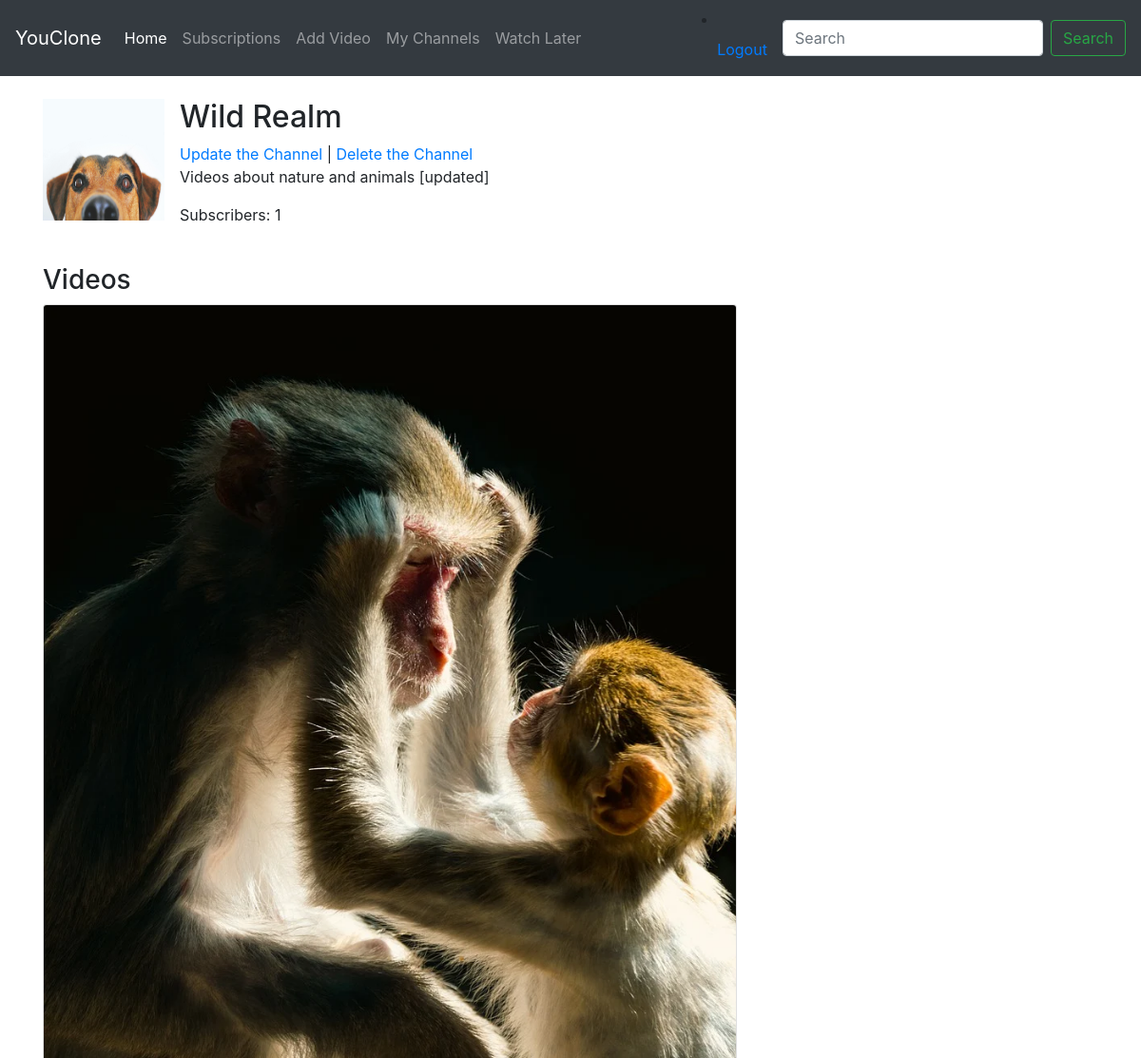
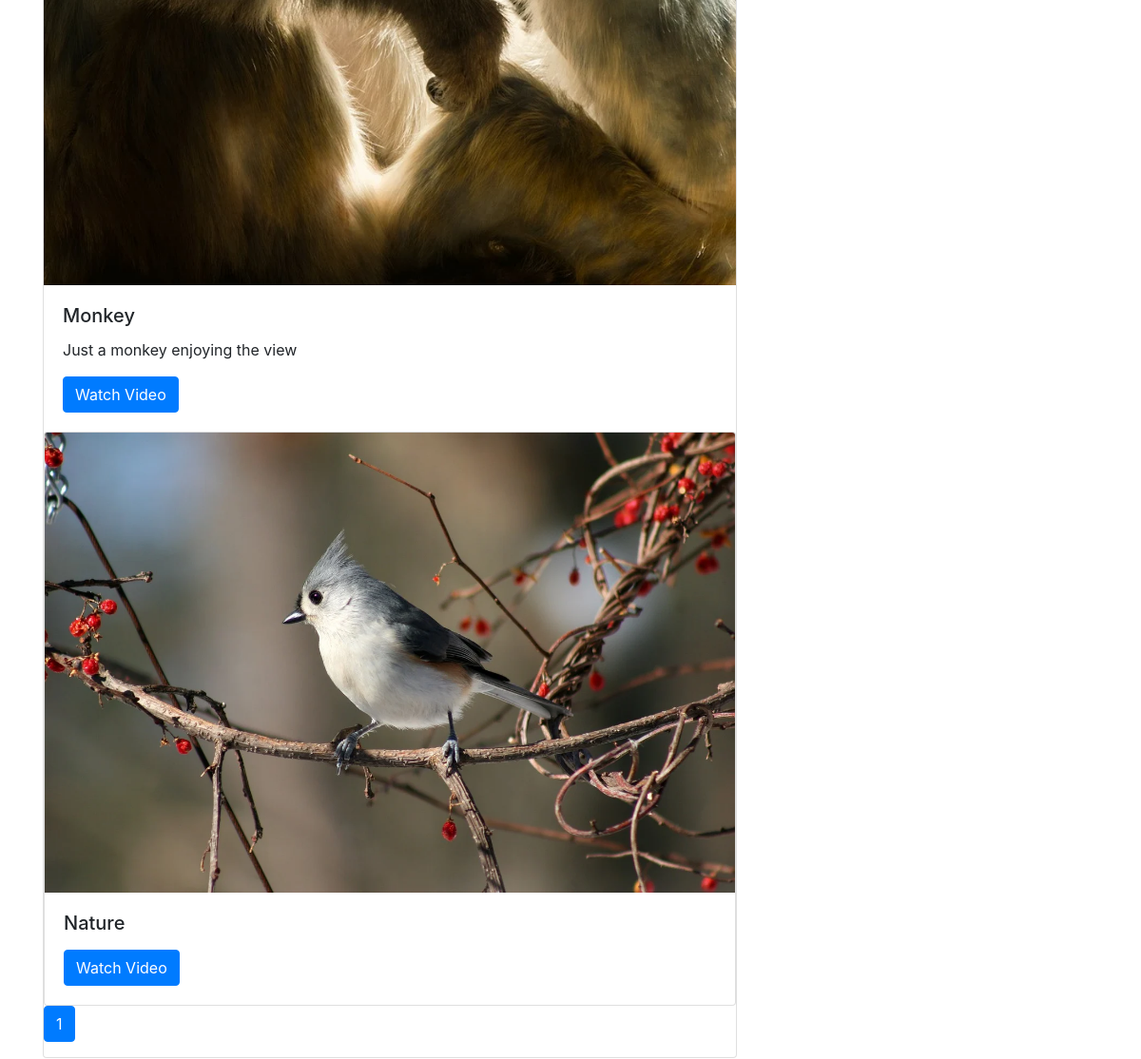
Page /channel/4/creator (signed in) on the earlier database version (2 pictures, top to bottom).
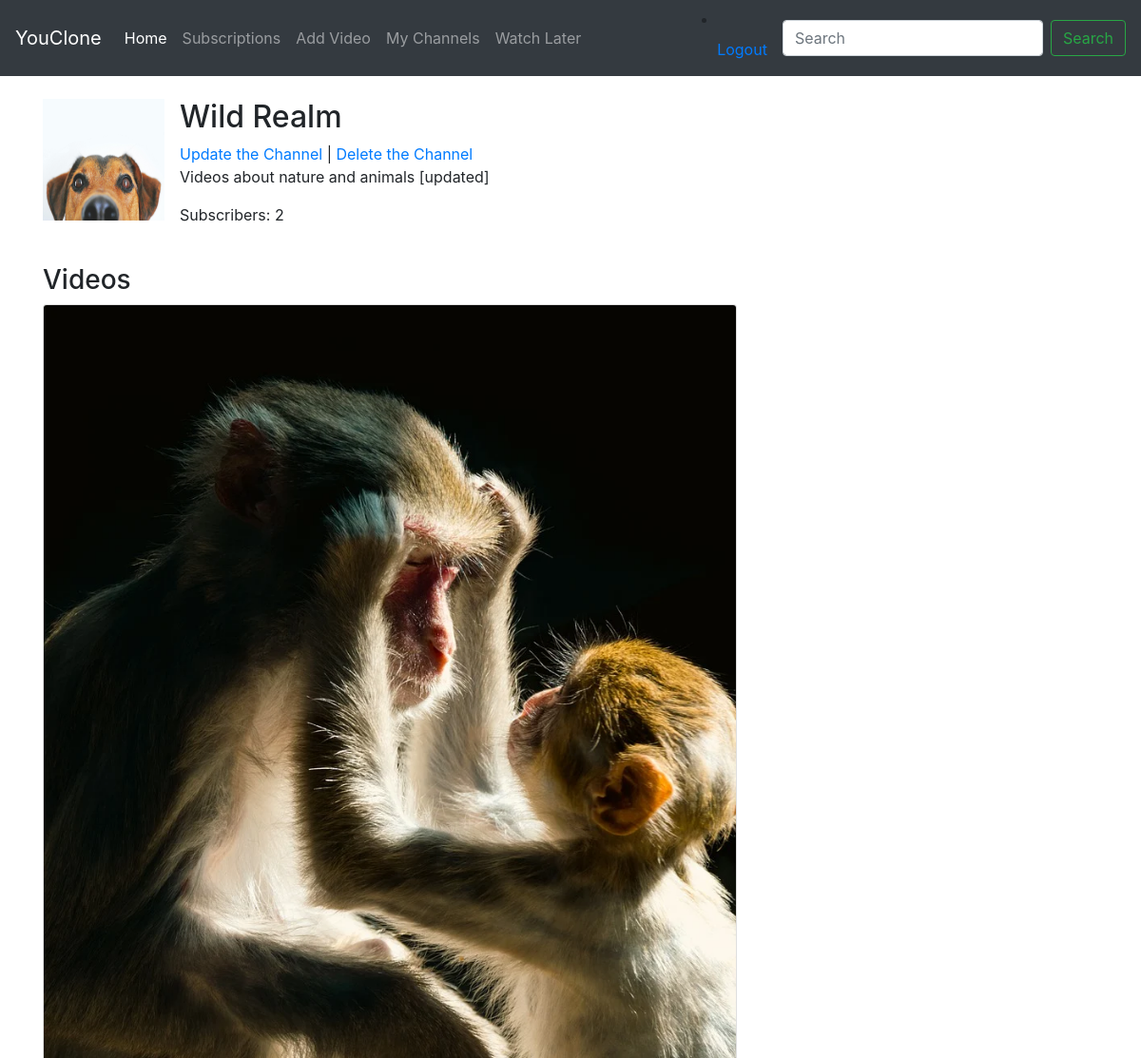
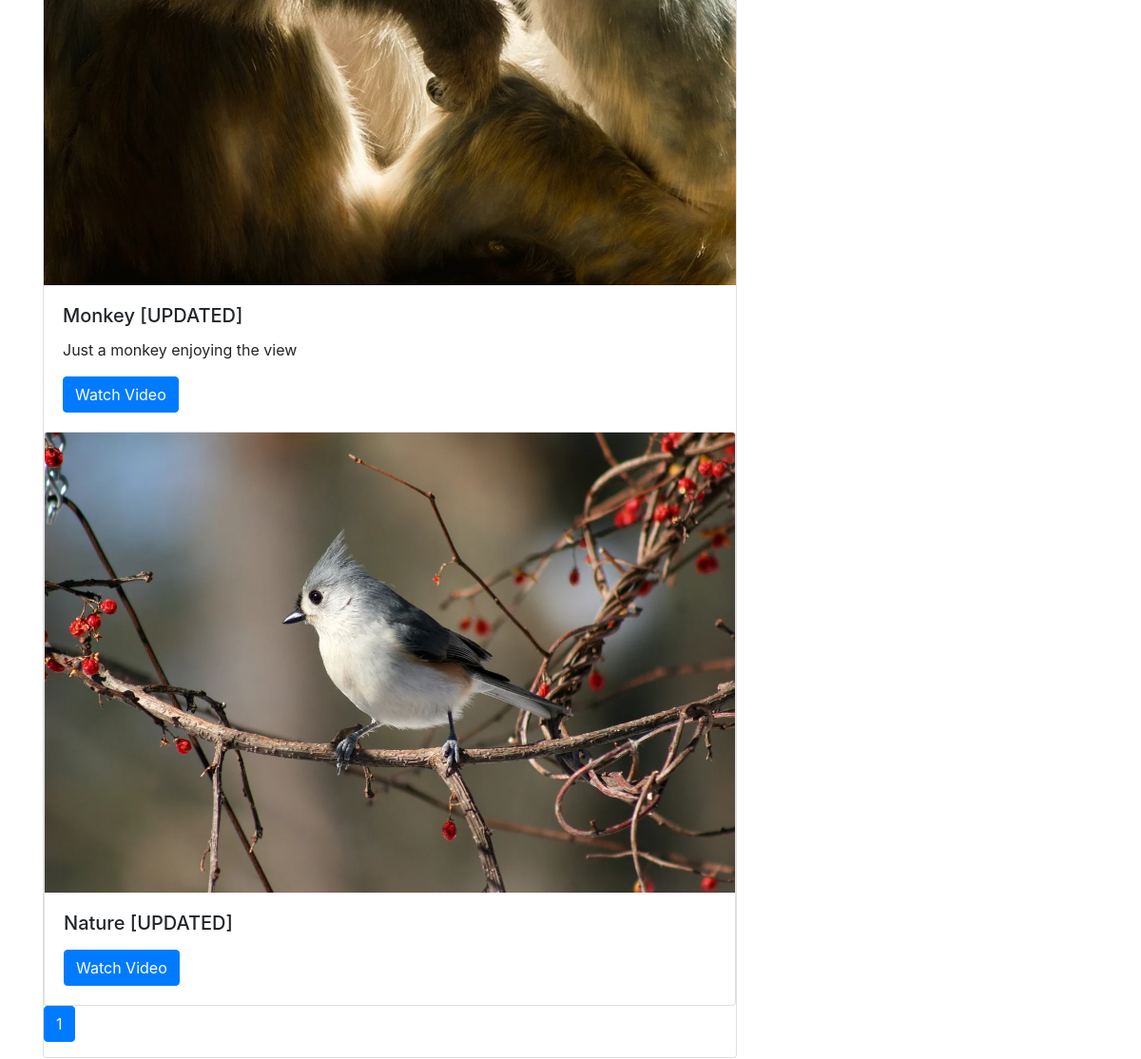
Same page on the later database version (2 pictures, top to bottom).
### channel/models.py (models this page shows, shortened)
class Channel(models.Model):
    DEFAULT_AVATAR = 'avatars/default_avatar.jpg'
    name = models.CharField(max_length=30)
    user = models.ForeignKey(User, null=True, on_delete=models.CASCADE)
    description = models.TextField(max_length=5000, blank=True)
    subscribers = models.ManyToManyField(User, related_name='channel_subscribers', blank=True)
    creation_date = models.DateTimeField(auto_now_add=True)
    avatar = models.ImageField(default=DEFAULT_AVATAR, upload_to='avatars/', blank=True, null=True)
    def get_update_url(self):
        return reverse('channel:channel-update', kwargs={'pk': self.pk})
    def get_delete_url(self):
        return reverse('channel:channel-delete', kwargs={'pk': self.pk})
    def subscriber_count(self):
        return self.subscribers.count()

### video/models.py (models this page shows, shortened)
class Video(models.Model):
    DEFAULT_THUMBNAIL = 'thumbnails/default_thumbnail.jpg'
    title = models.CharField(max_length=80)
    user = models.ForeignKey(User, on_delete=models.CASCADE)
    channel = models.ForeignKey(Channel, null=True, on_delete=models.CASCADE)
    file = models.FileField(upload_to='videos/', validators=[validate_file_extension])
    thumbnail = models.ImageField(default=DEFAULT_THUMBNAIL, upload_to='thumbnails/', blank=True, null=True)
    description = models.TextField(max_length=5000, blank=True, null=True)
    upload_date = models.DateTimeField(auto_now_add=True)
    tag = models.ManyToManyField(Tag, blank=True)
    likes = models.ManyToManyField(User, related_name='video_like')
    dislikes = models.ManyToManyField(User, related_name='video_dislike')
    views = models.IntegerField(default=0)
    def get_absolute_url(self):
        return reverse('video:video-detail', kwargs={'pk': self.pk})

### channel/views.py (the view)
# urls.py: path('channel/<int:pk>/creator', views.creator_channel_detail, name='creator-channel-detail'),
def creator_channel_detail(request, pk):
    channel, context = get_channel(request, pk)
    if request.user != channel.user:
        return redirect(channel.get_absolute_url())
    return render(request, 'channel/creator_channel_detail.html', context)

### channel/views.py (called while the page is built)
def get_channel(request, pk):
    channel = get_object_or_404(Channel, pk=pk)
    video_list = Video.objects.filter(channel_id=pk).order_by('-upload_date')
    paginator = Paginator(video_list, 20)
    page_number = request.GET.get('page')
    page_obj = paginator.get_page(page_number)
    context = {
        'channel': channel,
        'page_obj': page_obj
    }
    return channel, context

### channel/templates/channel/creator_channel_detail.html (shortened to what this page needs)
{% extends 'video/base.html' %}
{% block content %}
    <div class="container mt-4">
        <div class="row">
            <div class="col-md-8">
                <div class="media">
                    <img src="{{ channel.avatar.url }}" class="mr-3" alt="{{ channel.name }} Avatar" width="128"
                         height="128">
                    <div class="media-body">
                        <h2 class="mt-0">{{ channel.name }}</h2>
                                  <a href="{{ channel.get_update_url }}">Update the Channel</a>
                                | <a href="{{ channel.get_delete_url }}">Delete the Channel</a>
                        <p>{{ channel.description }}</p>
                        <p>Subscribers: {{ channel.subscriber_count }}</p>
                    </div>
                </div>
                <div class="mt-4">
                    <h3>Videos</h3>
                    {% for video in page_obj %}
                        <div class="card">
                        <img src="{{ video.thumbnail.url }}" class="card-img-top" alt="Video Thumbnail">
                        <div class="card-body">
                            <h5 class="card-title">{{ video.title }}</h5>
                            <p class="card-text">{{ video.description }}</p>
                            <a href="{{ video.get_absolute_url }}" class="btn btn-primary">Watch Video</a>
                        </div>
                    {% endfor %}
                    </div>
                    <nav aria-label="Page navigation example">
                        <ul class="pagination">
                            <li class="page-item active">
                                <a class="page-link" href="#">{{ page_obj.number }}</a>
                            </li>
                        </ul>
                    </nav>
                </div>
            </div>
        </div>
    </div>
{% endblock %}

Differences in the rows shown:
computed for Channel "Wild Realm": subscriber_count "1" → "2"
changed Video "Just a monkey enjoying the view": title "Monkey" → "Monkey [UPDATED]"
changed Video: title "Nature" → "Nature [UPDATED]"
